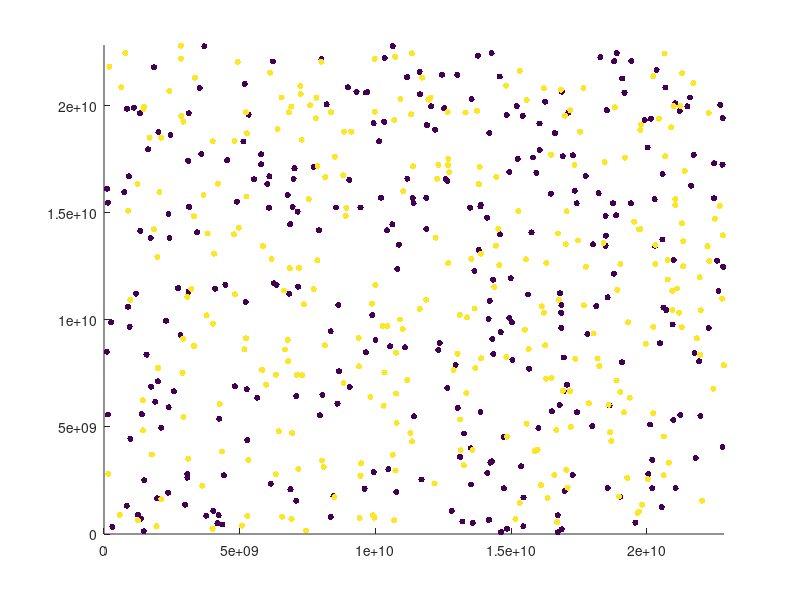

The MATLAB source for this figure: (Note: this script raises an error after producing the figure.)
clearvars 
close all

h = figure;
axis tight manual % this ensures that getframe() returns a consistent size
filename = 'testAnimated2d.gif';



L=1*2.284*10^10;%Length
e0=1;%Epsilon Naught
k=1.68637205*10^-10;%Boltzman
DT=.01*2.284*10^10;%DeltaT
NT=100;%Iterations
NG=10;%Number of Grid Points
nden=5;%Total charge of electrons in simulation

N=600;%Number of Particles
me=nden/N;%Mass of electron
mp=nden/N;%mass of proton
e=nden/N;%electron charge


VX1=0.0;%Velocity Petubation Magnitude
VY1=0.0;%Velocity Petubation Magnitude
mode=1;%wavelengths of sin
rho_back=0;%Background charge density
dx=L/NG;%Delta X
acc=.9999999;%Number close to 1 as to make the Poisson Matrix nonsingular

dE=0;%Initialization of Energy Graph Value
dKE=0;
dUE=0;
dxmom=0;
dymom=0;


%color
c=[linspace(1,1,N/2) linspace(10,10,N/2)];%Color matrix distinguishing electrons and ions

% initial loading for Particle Positions
%(Commented out some other configurations)
%xp=linspace(0,L-L/N,N)';
%xp=linspace(0,L/2,N)';
xp=L*rand(N,1);
%yp=linspace(0,L-L/N,N)';
%yp=L*rand(N,1)/2;
yp=L*rand(N,1);
%xp=[0;L/2]
%yp=[.05+L/2;.05+L/2]


Temp=10000000;%Initial Temperature
Con=me/k/Temp;%Constant in Maxwellian Distribution
randvtot=(-2*log((1-rand(N,1)))/Con).^.5;%Initialize the speeds into a Maxwellian Distribution
randang=2*pi*rand(N,1);%Choose random direction for velocities
vxp=randvtot.*cos(randang);%put random speed and random direction together
vyp=randvtot.*sin(randang);

% Perturbation (Utilized in 2 Stream)
vxp=vxp+VX1*sin(2*pi*xp/L*mode);
vyp=vyp+VY1*sin(2*pi*yp/L*mode);

%Mass Matrix
massmat=mp*ones(1,600);%Make all into ions
parfor n=1:N
    if n<N/2+1
        massmat(n)=me;%Change the first half into electrons
    end
end

%Build Poisson Matrix
v=acc*ones(NG^2,1);%Vector of values close to one
v1=ones(NG^2,1);%Vector of values equal to one
%Put -4 on the diagonal and 1 on surrounding values
Poisson=-4*diag(v1)+diag(v(1:NG^2-1),1)+diag(v(1:NG^2-1),-1)+diag(v(1:NG^2-NG),-NG)+diag(v(1:NG^2-NG),NG);
Poisson=Poisson+diag(v(1:NG),NG^2-NG)+diag(v(1:NG),-NG^2+NG);

%Put ones where there are some missing
for i=1:NG
    Poisson=Poisson+full(sparse(NG*i,NG*i-NG+1,acc,NG^2,NG^2))+full(sparse(NG*i-NG+1,NG*i,acc,NG^2,NG^2));
end
%Remove ones from places where they shouldn't be
for i=1:(NG-1)
    Poisson=Poisson-full(sparse(NG*i,NG*i+1,acc,NG^2,NG^2))-full(sparse(NG*i+1,NG*i,acc,NG^2,NG^2));
end

%Preallocate memory
Ex=zeros(NG^2,1);
Ey=zeros(NG^2,1);
xmom=zeros(NT,1);
ymom=zeros(NT,1);
totEn=zeros(NT,1);
totUEn=zeros(NT,1);
totKEn=zeros(NT,1);
UdUE=zeros(NT,1)
LdUE=zeros(NT,1);


% Main computational cycle
for it=1:NT
% update xp
scatter(xp,yp,20,c,'filled') 
axis([0 L 0 L])

    drawnow 
      % Capture the plot as an image 
      frame = getframe(h); 
      im = frame2im(frame); 
      [imind,cm] = rgb2ind(im,256); 
      % Write to the GIF File 
      if it == 1 
          imwrite(imind,cm,filename,'gif', 'Loopcount',inf); 
      else 
          imwrite(imind,cm,filename,'gif','WriteMode','append'); 
      end 
xp=xp+vxp*DT;%Change particle position
yp=yp+vyp*DT;%Change particle position

% If position moves out of the square, loop it around to the other side
out=(xp<0); 
xp(out)=xp(out)+L;
out=(xp>=L);
xp(out)=xp(out)-L;
out=(yp<0); 
yp(out)=yp(out)+L;
out=(yp>=L);
yp(out)=yp(out)-L;


% Put particles on grid points
g1=cat(2,ceil(xp/dx-.5),ceil(yp/dx-.5));%put onto the lower grid points
g=[g1;g1+1];%Put onto lower and higher grid points
fraz1=((1-abs(xp/dx-g1(1:N,1)+.5))'*diag((1-abs(yp/dx-g1(1:N,2)+.5))'))';%lower left weight
fraz2=((abs(xp/dx-g1(1:N,1)+.5))'*diag((1-abs(yp/dx-g1(1:N,2)+.5))'))';%lower right weight
fraz3=((1-abs(xp/dx-g1(1:N,1)+.5))'*diag((abs(yp/dx-g1(1:N,2)+.5))'))';%upper left weight
fraz4=((abs(xp/dx-g1(1:N,1)+.5))'*diag((abs(yp/dx-g1(1:N,2)+.5))'))';%upper right weight
fraz=[fraz1 fraz2;fraz3 fraz4];%Put it all together now yall

% If it's on a nonexistant grip point, shift it to the other sides
out=(g<1);
g(out)=g(out)+NG;
out=(g>NG);
g(out)=g(out)-NG;

for n=1:N
    %Put the weights into a 3d matrix, where each row in the third
    %dimension is a new particle. Adding all allements on each row should
    %equal 1 in 4 adjacent indices
    if n==1
        weight=full(sparse([g(1,1) g(1,1) g(1+N,1) g(1+N,1)],[g(1,2) g(1+N,2) g(1,2) g(1+N,2)],[fraz(1,1) fraz(1+N,1) fraz(1,2) fraz(1+N,2)] ,NG,NG));%matrix stating weights of each particle on each grid point
    else
        weight=cat(3,weight,full(sparse([g(n,1) g(n,1) g(n+N,1) g(n+N,1)],[g(n,2) g(n+N,2) g(n,2) g(n+N,2)],[fraz(n,1) fraz(n+N,1) fraz(n,2) fraz(n+N,2)] ,NG,NG)));%matrix stating weights of each particle on each grid point
    end
end


%Compute the charge density
rho=(-((e)*sum(weight(:,:,1:N/2),3))'+((e)*sum(weight(:,:,N/2+1:N),3))')/dx^2+rho_back;%rho of each grid point
for n=1:NG
    if n==1
        rho1=rho(1:NG,1);
    else
        rho1=cat(1,rho1,rho(1:NG,n));
    end
end

% compute Potential with Poissons equation
Phi=Poisson\(-rho1(1:NG^2)*dx^2)/e0;
%Put Potential into a square Matrix, for visualation purposes
for n=1:NG
    if n==1
        Phi1=Phi(1:NG);
    else
        Phi1=cat(2,Phi1,Phi((n-1)*NG+1:n*NG));
    end
end

%Electric Field in x direciton
parfor n=1:NG^2
        in1=n+NG;%Index of right node
        in2=n-NG;%Index of left node
        if in1>NG^2
            in1=in1-NG^2;%Fix if on right boundary
        end
        if in2<1
            in2=in2+NG^2;%Fix if on left boundary
        end
        Ex(n)=(Phi(in1)-Phi(in2))/(2*dx);%Electric field in x
end

%Assemble into square matrix, for visualization
for n=1:NG
    if n==1
        Ex1=Ex(1:NG);
    else
        Ex1=cat(2,Ex1,Ex((n-1)*NG+1:n*NG));
    end
end


%Electric Field in Y Direction
parfor n=1:NG^2
        in1=n+1;%Index of above node
        in2=n-1;%index of lower lode
        if mod(in1,NG)==1
            in1=in1-NG;%Fix if on the top
        end
        if mod(in2,NG)==0
            in2=in2+NG;%fix if on the bottom
        end
        Ey(n)=(Phi(in1)-Phi(in2))/(2*dx);%Electric field in y
end

%Put into square matrix for visualization
for n=1:NG
    if n==1
        Ey1=Ey(1:NG);
    else
        Ey1=cat(2,Ey1,Ey((n-1)*NG+1:n*NG));
    end
end

% Update velocity
parfor n=1:N/2%For x velocity of electrons
    vxp(n)=vxp(n)+sum(weight(:,:,n).*Ex1','all')*e*DT/me;
end
parfor n=N/2+1:N%For x velocity of ions
    vxp(n)=vxp(n)-sum(weight(:,:,n).*Ex1','all')*e*DT/mp;
end
parfor n=1:N/2%For y velocity of electrons
    vyp(n)=vyp(n)+sum(weight(:,:,n).*Ey1','all')*e*DT/me;
end
parfor n=N/2+1:N%For y velocity of ions
    vyp(n)=vyp(n)-sum(weight(:,:,n).*Ey1','all')*e*DT/mp;
end

%Momentum test (Check to see if momentum is constant
xmom(it)=sum(massmat*vxp);
ymom(it)=sum(massmat*vyp);

%Energy test (Check if Total energy is constant)

totEn(it)=.5*sum(massmat*(vxp.^2+vyp.^2),'all')+.5*dx^2*e0*sum(Ex1.^2+Ey1.^2,'all');

%Potential energy
totUEn(it)=.5*dx^2*e0*sum(Ex1.^2+Ey1.^2,'all');

%Kinetic Energy
totKEn(it)=.5*sum(massmat*(vxp.^2+vyp.^2),'all');

%Display Iteration
it


Temp=(sum(massmat*(vxp.^2+vyp.^2),'all')/N)/2/k;%Calculate the temperature
LD =(e0*totKEn(it)/(4*pi*(nden/L^2)*e^2))^.5;%Calculate the debye length
if .5*LD<dx%Compare to delta x, if too small, display error
    "Error, Mesh not fine enough or not hot enough"
    LD
    dx
end
PP=(pi*me*L^2/(N*e^2))^.5;%Compute plasma period 
if .25*PP<DT%If plasma period is small display error
    "Error, large time step"
    PP 
end

%CFL Condition
C=DT/dx;
if C>1%If time step is larger than dx
    "May be unstable, C>1"
    C
end

end
figure%Plot Energy
plot(totEn)
hold on
%plot(dKE+UdUE)
%plot(dKE+LdUE)
plot(totUEn)
plot(totKEn)
%plot(UdUE)
%plot(LdUE)
legend("Energy","Potential","Kinetic")
hold off

figure%Plot momentums
plot(xmom)
legend("x Momentum")
figure
plot(ymom)
legend("y Momentum")

figure%Plot Energy
plot(totEn)
legend("Energy")
